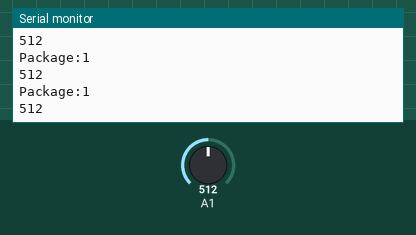
Recording of a sketch running on a simulated Arduino Uno, built with avr-gcc and run on an emulated ATmega328P. Shown: the last lines printed to the serial monitor. The inputs (shaded band) are chosen by the test bench; at power-on: A1 = 512. No radio packets arrive unless stated.

Above: at 2.2 s.
2.3 s: A1 set to 716
At 3.76 s:
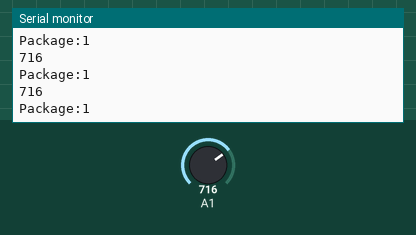
3.8 s: A1 set to 900
At 3.87 s:
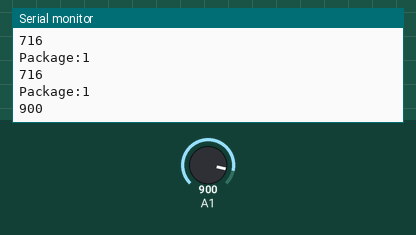
Timing chart, 0 to 6.8 s (numbered marks = the images above; inputs shaded):
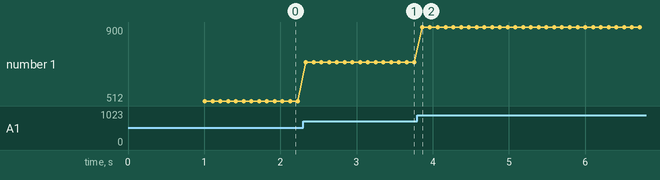

Measured:
- after the input at 2.3 s, the serial monitor: prints a new line at once (image 1)
- after the input at 3.8 s, the serial monitor: prints a new line after 0.06 s (image 2)
- plotted number 1: 512 → 716 after the input at 2.3 s, 716 → 900 after the input at 3.8 s

The sketch:

RF_send.ino
```cpp
#include <SPI.h>
#include "RF24.h"

RF24 myRadio (9, 10);
byte addresses[][6] = {"0"};

struct package {
  int id=1;
  char  text[300] = "Text to be transmit";
  int punto = Serial.println(analogRead(A1));
};


typedef struct package Package;
Package data;


void setup() {
  Serial.begin(115200);
  delay(1000);

  myRadio.begin();
  myRadio.setChannel(115);
  myRadio.setPALevel(RF24_PA_MAX);
  myRadio.setDataRate( RF24_250KBPS );
  myRadio.openWritingPipe(addresses[0]);


}

void loop() {
  myRadio.write(&data, sizeof(data));
  Serial.print("\nPackage:");
  Serial.print(data.id);
  Serial.print("\n");
  data.punto = Serial.print(analogRead(A1));

  delay(100);
}
```
